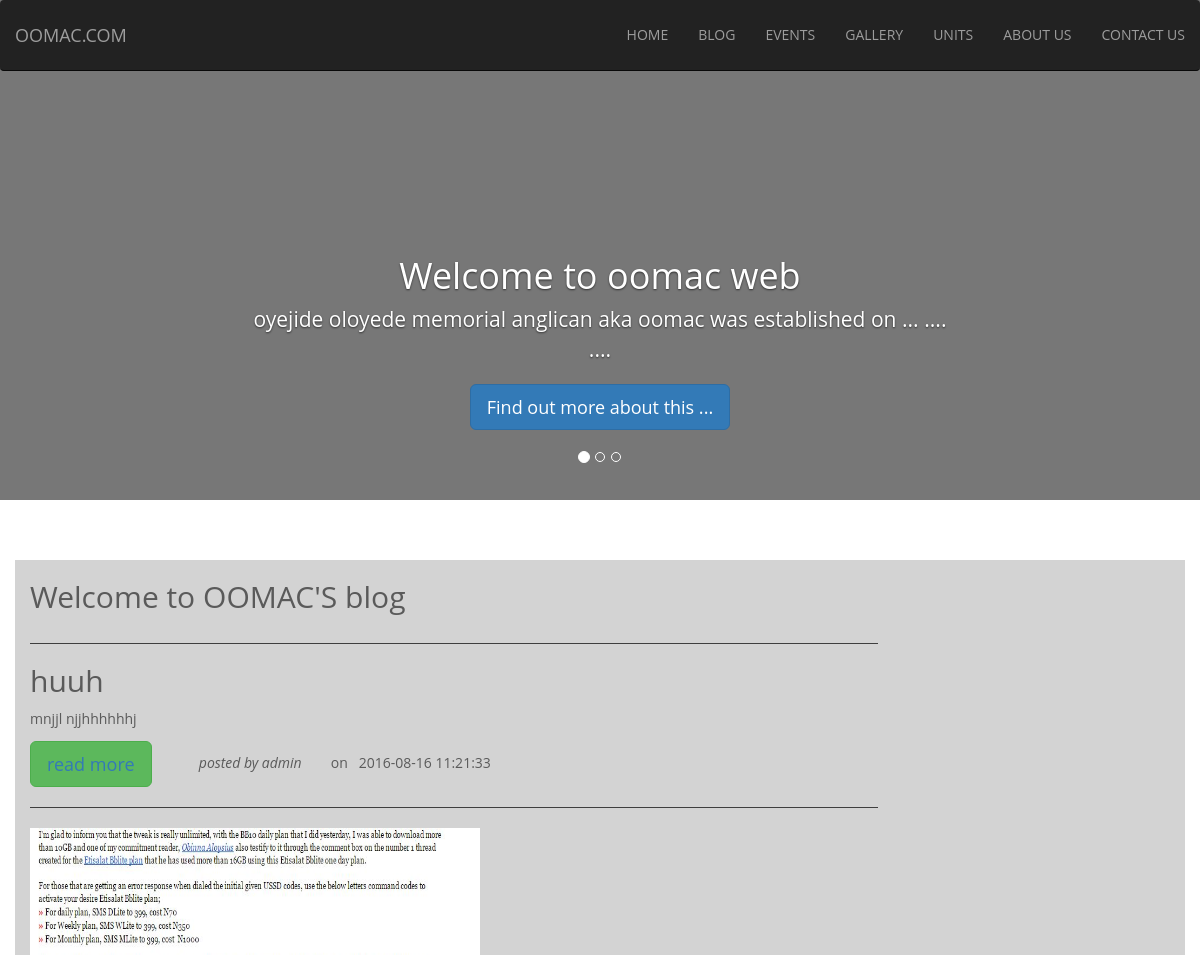
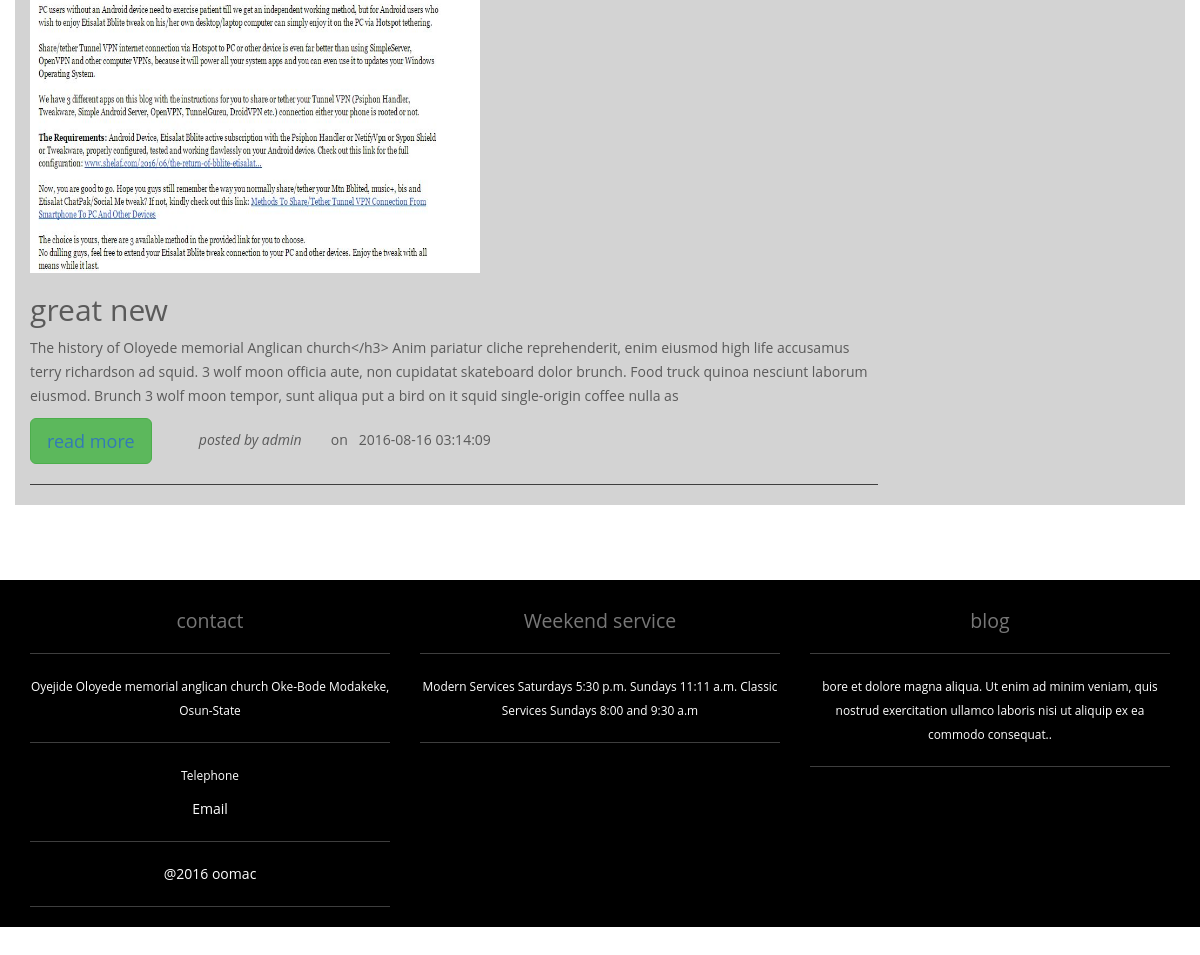
/blog/index.php, run on the app's committed database (2 pictures, top to bottom).
### tables this page shows
CREATE TABLE `blog` (
  `blog_id` int(11) NOT NULL,
  `post_title` varchar(200) NOT NULL,
  `post_content` text NOT NULL,
  `post_date` datetime NOT NULL,
  `post_author` varchar(50) NOT NULL,
  `blog_image` varchar(50) DEFAULT NULL
);

CREATE TABLE `member` (
  `member_id` int(11) NOT NULL,
  `username` varchar(50) NOT NULL,
  `password` varchar(50) NOT NULL
);

### include/function.php (called while the page is built, shortened)
<?php
function check($string){
    $string  = htmlspecialchars($string);
    $string = strip_tags($string);
    $string = trim($string);
    $string = stripslashes($string);
    return $string;
}
?>

### blog/index.php (the view, shortened to what this page needs)
<div class="container" style="background-color: lightgray">
    <h2>Welcome to OOMAC'S blog</h2>
    <div class="row">
        <div class="col-md-9">
            <?php
            require_once "../include/function.php";
global $link;
	$tbl_name="blog";
	$limit = 5;
	@$page = $_GET['page'];
	if($page)
        $start = ($page - 1) * $limit;
    else
        $start = 0;
	$sql = "SELECT * FROM $tbl_name ORDER BY blog_id DESC LIMIT $start, $limit ";
	$result = mysqli_query($link, $sql);
?>
	<?php
		while($row = mysqli_fetch_array($result))
        {
            $image = check($row['blog_image']);
            $title = check($row['post_title']);
            $content = check(substr($row['post_content'], 0, 400));
            $date = check($row['post_date']);
            $post_author_id = check($row['post_author']);
            $author_result = mysqli_query($link, "SELECT member_id, username FROM member WHERE member_id = '$post_author_id'");
            if(mysqli_num_rows($author_result)==1){
                $row2=mysqli_fetch_array($author_result);
                $author = check($row2['username']);
            }
            ?>
            <hr>
            <?php if($image){ ?>
                        <img src="../uploaded_image/blog/<?php echo $row['blog_image']?>"  style='width: 450px; height: 400px'>
       <?php }    ?>
            <h2><?php echo "$title"?></h2>
            <p><?php echo "$content"?>
            </p>
            <button class="btn btn-success btn-lg" type="button"><?php echo
                    "<a href='view_blog.php?bid=".$row['blog_id']."'>read more</a>"."";?></button><span><em>
                        &nbsp;&nbsp;&nbsp; &nbsp; &nbsp; &nbsp; &nbsp;&nbsp;posted by <?php echo $author?>
                    </em></span><span>&nbsp; &nbsp; &nbsp; &nbsp;on &nbsp;  <?php echo "$date \t" ?>
            </p></span>
            <?php
        }
    ?><hr>
            </div>
        </div>
    </div>
</body>

### css/style.css (style rules this page uses)
body { color: #666; font: 14px/24px "Open Sans", "HelveticaNeue-Light", "Helvetica Neue Light", "Helvetica Neue", Helvetica, Arial, "Lucida Grande", Sans-Serif; }

### css/carousel.css (style rules this page uses)
body { padding-bottom: 40px; color: #5a5a5a; }
.navbar-wrapper { position: absolute; top: 0; right: 0; left: 0; z-index: 20; }
.navbar-wrapper > .container { padding-right: 0; padding-left: 0; }
.navbar-wrapper .navbar { padding-right: 15px; padding-left: 15px; }
.carousel { height: 500px; margin-bottom: 60px; }
.carousel-caption { z-index: 10; }
.carousel .item { height: 500px; background-color: #777; }
.carousel-inner > .item > img { position: absolute; top: 0; left: 0; min-width: 100%; height: 500px; }
@media (min-width: 768px) { .navbar-wrapper { margin-top: 20px; } }
@media (min-width: 768px) { .navbar-wrapper .container { padding-right: 15px; padding-left: 15px; } }
@media (min-width: 768px) { .navbar-wrapper .navbar { padding-right: 0; padding-left: 0; } }
@media (min-width: 768px) { .navbar-wrapper .navbar { border-radius: 4px; } }
@media (min-width: 768px) { .carousel-caption p { margin-bottom: 20px; font-size: 21px; line-height: 1.4; } }

### data on the page
blog: post_title "huuh", post_content "mnjjl njjhhhhhhj", member.username "admin", post_date "2016-08-16 11:21:33"
blog: blog_image (picture), post_title "great new", post_content "The history of Oloyede memorial Anglican church</h3> Anim pariatur cliche reprehenderit, enim eiusmod high life accusamus terry richardson ad squid. 3 wolf moon officia aute, non cupidatat skateboard dolor brunch. Food truck quinoa nesciunt laborum eiusmod. Brunch 3 wolf moon tempor, sunt aliqua put a bird on it squid single-origin coffee nulla as", member.username "admin", post_date "2016-08-16 03:14:09"
